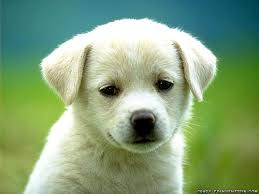
#> input picture cute_puppies.jpg, 259 x 194 px
$ python pencil_sketch.py
#> lines starting #> are read from the running program, lines starting #| are printed output that depends on the picture
# -*- coding: utf-8 -*-
"""
#This program converts an image to a pencil sketch
@author: aakanksha
"""
import cv2

img_location = ''
filename = 'cute_puppies.jpg'
# Read in the image
img = cv2.imread(img_location + filename)
#> img is the input picture: shape (194, 259, 3); mean B, G, R 121.5, 161.1, 132.1

# Convert the image to gray scale
gray_image = cv2.cvtColor(img, cv2.COLOR_BGR2GRAY)
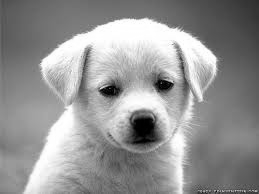
#> gray_image: shape (194, 259); min 0, max 255, mean 147.9

#Invert the image
inverted_gray_image = 255 - gray_image
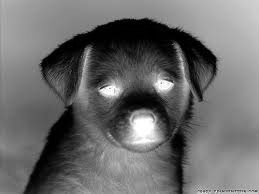
#> inverted_gray_image: shape (194, 259); min 0, max 255, mean 107.1

#Blur image by guassian function
blurred_img = cv2.GaussianBlur(inverted_gray_image, (21,21), 0)
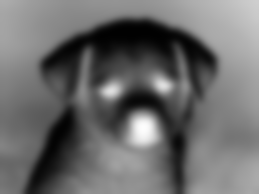
#> blurred_img: shape (194, 259); min 1, max 253, mean 107.1

#INVERT THE IMAGE
inverted_blurred_img = 255 - blurred_img
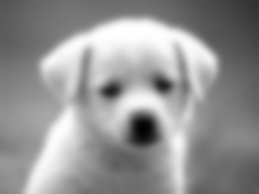
#> inverted_blurred_img: shape (194, 259); min 2, max 254, mean 147.9

#Create the pencil sketch image
pencil_sketch_IMG = cv2.divide(gray_image, inverted_blurred_img, scale=256.0)
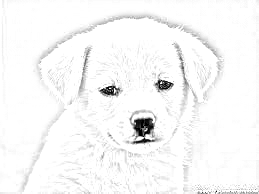
#> pencil_sketch_IMG: shape (194, 259); min 0, max 255, mean 247.2

# Show the image
cv2.imshow('Original Image', img)
cv2.imshow('New Image', pencil_sketch_IMG)
cv2.waitKey(0)
